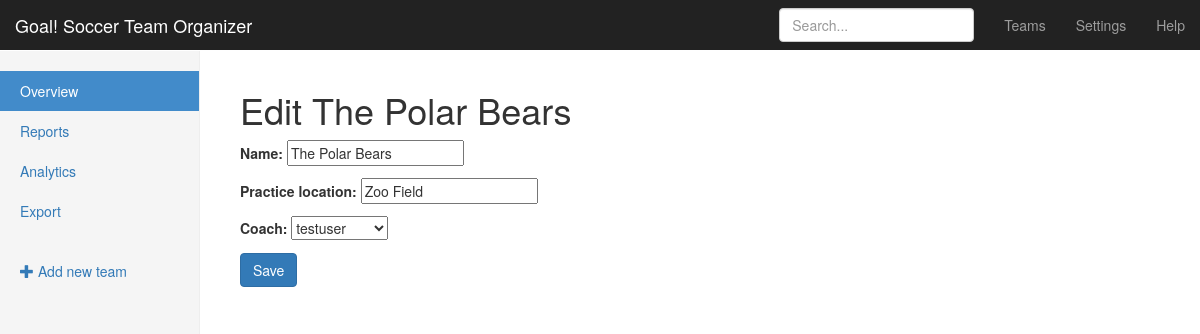
Page /teams/edit/5/ on the committed database.
### teams/models.py (models this page shows, shortened)
class Team(models.Model):
    name = models.CharField(max_length=255)
    coach = models.ForeignKey(User, related_name='teams')
    practice_location = models.CharField(max_length=255)

### teams/views.py (the view)
# urls.py: url(r'^edit/(?P<pk>\d+)/$', views.TeamUpdateView.as_view(), name='update'),
class TeamUpdateView(UpdateView):
    model = models.Team
    fields = ("name", "practice_location", "coach")

### teams/templates/teams/team_form.html (shortened to what this page needs)
{% extends "teams/_layout.html" %}
{% block body_content %}
<h1>{% if not form.instance.pk %}Create Team{% else %}Edit {{ form.instance.name }}{% endif %}</h1>
<form method='POST'>
	{{ form.as_p }}
	<input type="submit" class="btn btn-primary" value="Save">
</form>
{% endblock %}

### assets/css/goal.css (style rules this page uses)
body { padding-top: 50px; }

### rows in the picture
Team: instance.name "The Polar Bears", name "The Polar Bears", practice_location "Zoo Field", coach "testuser"
